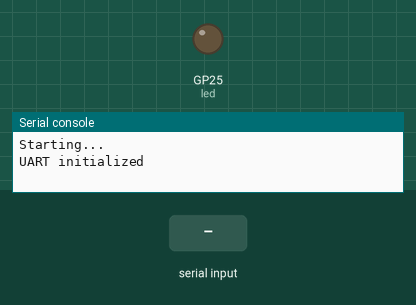
Simulated run of this program. Board: Raspberry Pi Pico running MicroPython. Shown: output pins drawn as LEDs (lit = HIGH), the last lines printed to the serial console. The inputs (shaded band) are chosen by the test bench.

Above: at 2.2 s.
2.3 s: "1\n" received over the second serial link
At 6.01 s:
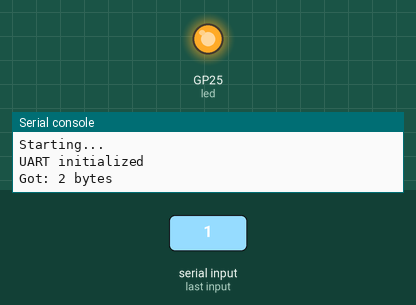
Timing chart, 0 to 7.6 s (numbered marks = the images above; inputs shaded):
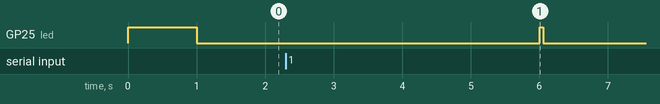

The program:

main_ultra_simple.py
```python
"""
Ultra-minimal Pico test - just UART
"""

import machine
import utime
from machine import UART, Pin

print("Starting...")

uart = UART(1, 115200)
led = Pin(25, Pin.OUT)

print("UART initialized")

led.on()
utime.sleep(1)
led.off()

count = 0
while True:
    count = count + 1

    if uart.any():
        data = uart.read(uart.any())
        print("Got: " + str(len(data)) + " bytes")
        uart.write(b"ACK\n")

    if count > 50:
        uart.write(b"PING\n")
        count = 0
        led.on()
        utime.sleep_ms(50)
        led.off()

    utime.sleep_ms(100)
```
